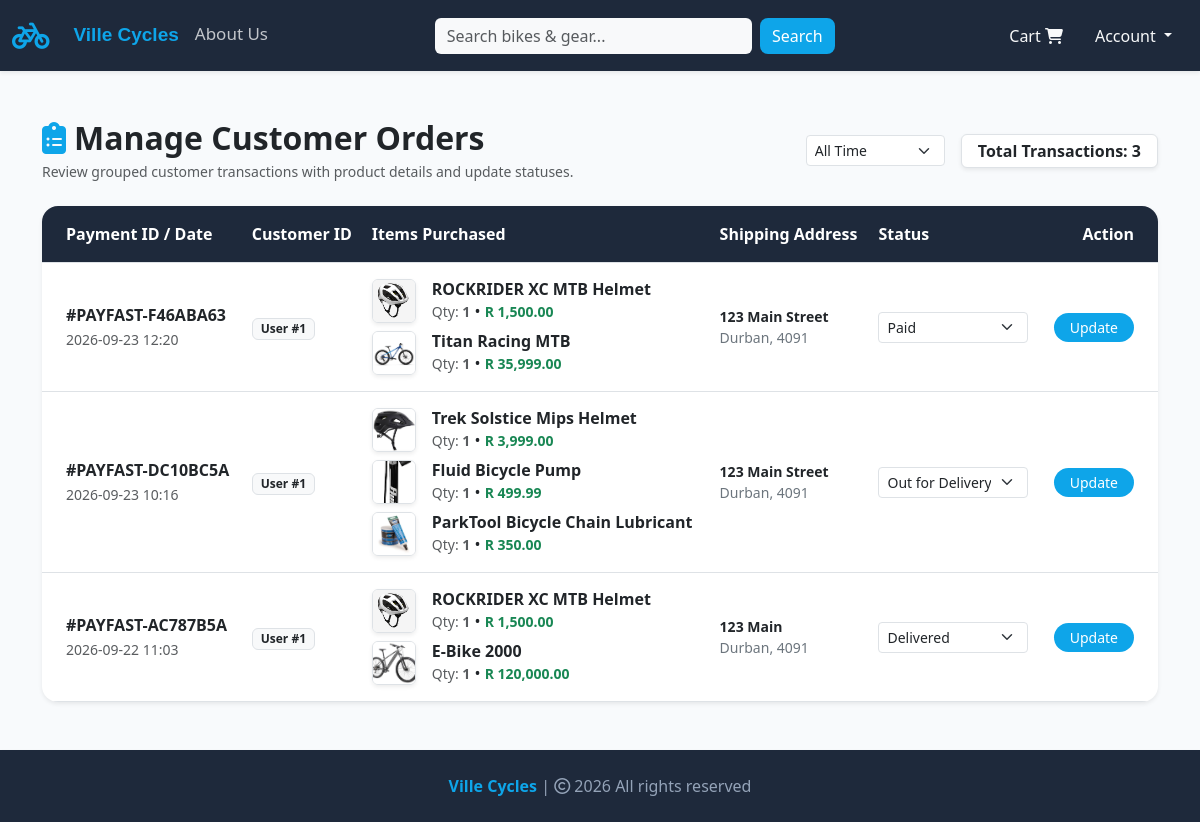
Before: /manage-orders (signed in) with the older database file.
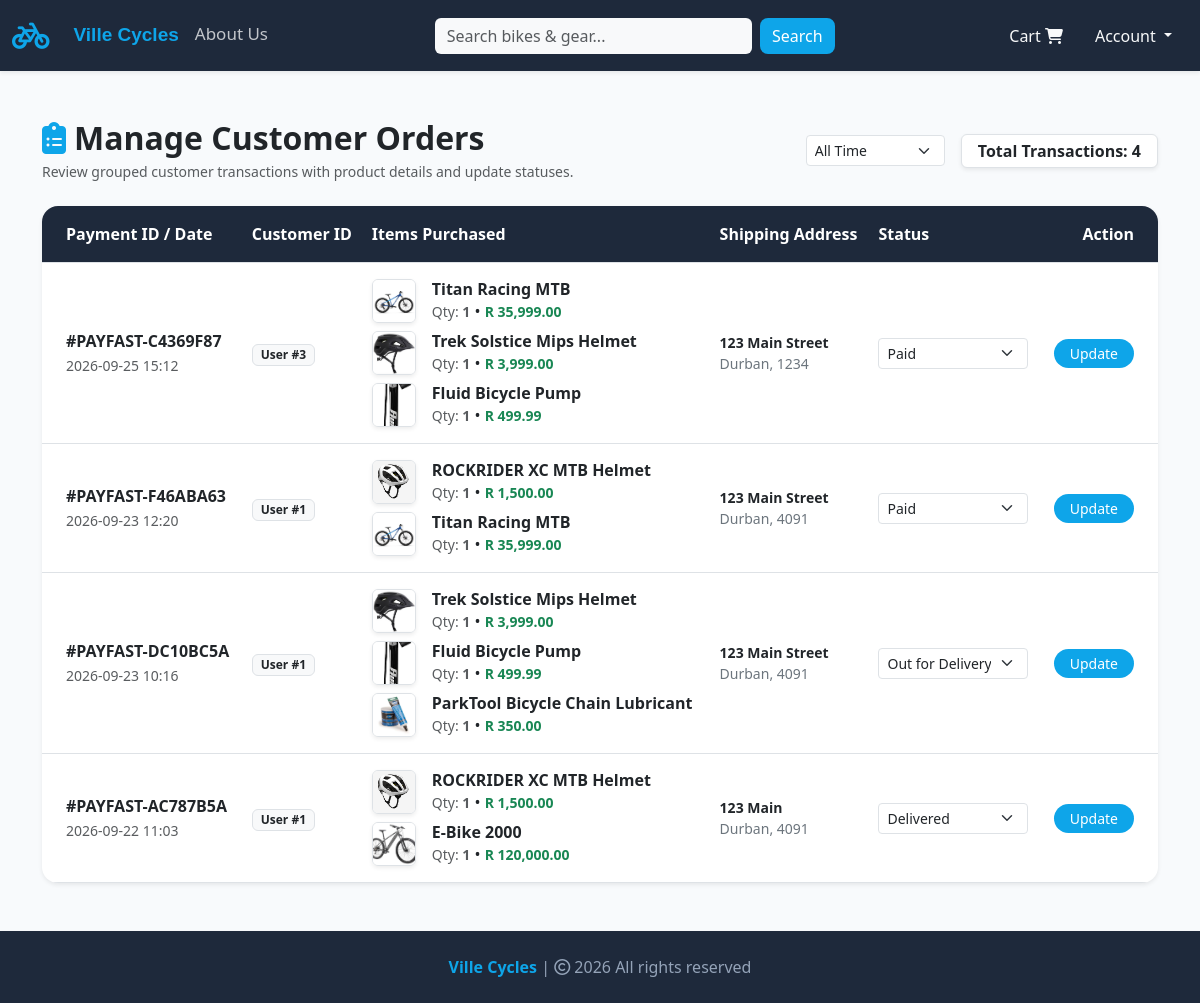
After: the same page with the newer database file.
### website/models.py (models this page shows, shortened)
class Order(db.Model):
    __tablename__ = "orders"
    id = db.Column(db.Integer, primary_key=True)
    quantity = db.Column(db.Integer, nullable=False)
    price = db.Column(db.Float, nullable=False)
    status = db.Column(db.String(100), nullable=False, default="Pending Payment")
    payment_id = db.Column(db.String(1000), nullable=False)
    date_ordered = db.Column(db.DateTime, default=datetime.now)
    address = db.Column(db.String(255), nullable=True)
    city = db.Column(db.String(100), nullable=True)
    postal_code = db.Column(db.String(20), nullable=True)
    card_holder = db.Column(db.String(150), nullable=True)
    card_last_four = db.Column(db.String(4), nullable=True)
    customer_link = db.Column(db.Integer, db.ForeignKey("customers.id"), nullable=False)
    product_link = db.Column(db.Integer, db.ForeignKey("products.id"), nullable=False)

class Product(db.Model):
    __tablename__ = "products"
    id = db.Column(db.Integer, primary_key=True)
    product_name = db.Column(db.String(100), nullable=False)
    current_price = db.Column(db.Float, nullable=False)
    previous_price = db.Column(db.Float, nullable=True)
    description = db.Column(db.Text, nullable=True)
    in_stock = db.Column(db.Integer, nullable=False)
    product_picture = db.Column(db.String(1000), nullable=False)
    flash_sale = db.Column(db.Boolean, default=False)
    date_added = db.Column(db.DateTime, default=datetime.now)
    category_id = db.Column(db.Integer, db.ForeignKey("categories.id"), nullable=True)
    is_active = db.Column(db.Boolean, default=True, nullable=False)
    is_flagship = db.Column(db.Boolean, default=False, nullable=False)
    is_preowned = db.Column(db.Boolean, default=False, nullable=False)
    is_approved = db.Column(
        db.Boolean, default=True, nullable=False
    )
    seller_id = db.Column(db.Integer, db.ForeignKey("customers.id"), nullable=True)
    carts = db.relationship(
        "Cart", backref=db.backref("product", lazy=True), cascade="all, delete-orphan"
    )
    orders = db.relationship("Order", backref=db.backref("product", lazy=True))

### website/admin.py (the view, shortened to what this page needs)
@admin.route("/manage-orders", methods=["GET", "POST"])
@login_required
def manage_orders():
    if current_user.id == 1:
        time_filter = request.args.get("time_filter", "all")
        query = Order.query.options(db.joinedload(Order.product))
        now = datetime.datetime.utcnow()
        if time_filter == "3m":
            query = query.filter(Order.date_ordered >= now - timedelta(days=90))
        elif time_filter == "6m":
            query = query.filter(Order.date_ordered >= now - timedelta(days=180))
        elif time_filter == "1y":
            query = query.filter(Order.date_ordered >= now - timedelta(days=365))
        raw_orders = query.order_by(Order.date_ordered.desc()).all()
        grouped_dict = defaultdict(list)
        for order in raw_orders:
            grouped_dict[order.payment_id].append(order)
        orders_list = list(grouped_dict.values())
        page = request.args.get("page", 1, type=int)
        per_page = 10
        start = (page - 1) * per_page
        end = start + per_page
        paginated_orders = orders_list[start:end]
        class SimplePagination:
            def __init__(self, page, per_page, total):
                self.page = page
                self.per_page = per_page
                self.total = total
                self.pages = (total + per_page - 1) // per_page
                self.has_prev = page > 1
                self.has_next = page < self.pages
                self.prev_num = page - 1
                self.next_num = page + 1
        pagination = SimplePagination(page, per_page, len(orders_list))
        return render_template(
            "manage_orders.html",
            orders=paginated_orders,
            pagination=pagination,
            time_filter=time_filter,
        )
    logger.warning(
        "Unauthorized access attempt to manage orders",
        extra={"user_id": current_user.id},
    )
    return render_template("404.html")

### website/models.py (called while the page is built)
    @property
    def is_admin(self):
        return self.role == "admin"

### website/templates/manage_orders.html (shortened to what this page needs)
{% extends 'base.html' %}
{% block body %}
<div class="container my-5">
    <div class="d-flex flex-wrap align-items-center justify-content-between gap-3 mb-4">
        <div>
            <h2 class="fw-bold text-dark mb-1">
                <i class="fa-solid fa-clipboard-list me-2" style="color: #0EA5E9;"></i>Manage Customer Orders
            </h2>
            <p class="text-muted small mb-0">Review grouped customer transactions with product details and update
                statuses.</p>
        </div>
        <div class="d-flex align-items-center gap-3">
            <form method="GET" action="{{ url_for('admin.manage_orders') }}" class="d-flex align-items-center">
                <select name="time_filter" class="form-select form-select-sm shadow-none bg-white border"
                    onchange="this.form.submit()">
                    <option value="all" {% if time_filter=='all' %}selected{% endif %}>All Time</option>
                </select>
            </form>
            <span class="badge bg-white text-dark border shadow-sm px-3 py-2 fs-6">
                Total Transactions: {{ pagination.total }}
            </span>
        </div>
    </div>
    {% if orders %}
    <div class="card border-0 shadow-sm rounded-4 overflow-hidden bg-white mb-4">
        <div class="table-responsive">
            <table class="table table-hover align-middle mb-0">
                <thead style="background-color: #1E293B; color: white;">
                    <tr>
                        <th class="py-3 ps-4">Payment ID / Date</th>
                        <th class="py-3">Customer ID</th>
                        <th class="py-3">Items Purchased</th>
                        <th class="py-3">Shipping Address</th>
                        <th class="py-3">Status</th>
                        <th class="py-3 pe-4 text-end">Action</th>
                    </tr>
                </thead>
                <tbody>
                    {% for order_group in orders %}
                    {% set first_order = order_group[0] %}
                    <tr>
                        <td class="ps-4">
                            <span class="fw-bold text-dark d-block">#{{ first_order.payment_id }}</span>
                            <span class="small text-muted">
                                {{ first_order.date_ordered.strftime('%Y-%m-%d %H:%M') if first_order.date_ordered else
                                'N/A' }}
                            </span>
                        </td>
                        <td>
                            <span class="badge bg-light text-dark border px-2 py-1">User #{{ first_order.customer_link
                                }}</span>
                        </td>
                        <td style="min-width: 280px;">
                            <div class="d-flex flex-column gap-2 py-2">
                                {% for item in order_group %}
                                <div class="d-flex align-items-center gap-3">
                                    <img src="{{ url_for('admin.get_image', filename=item.product.product_picture.replace('media/', '')) if item.product and item.product.product_picture else url_for('admin.get_image', filename='default.jpg') }}"
                                        alt="Product" class="rounded border shadow-sm"
                                        style="width: 44px; height: 44px; object-fit: cover; flex-shrink: 0;">
                                    <div class="flex-grow-1">
                                        <h6 class="mb-0 fw-semibold text-dark fs-6">
                                            {{ item.product.product_name if item.product else 'Product #' ~
                                            item.product_link }}
                                        </h6>
                                        <span class="text-muted small">Qty: <strong>{{ item.quantity }}</strong></span>
                                        &bull;
                                        <span class="text-success small fw-bold">R {{ "{:,.2f}".format(item.price)
                                            }}</span>
                                    </div>
                                </div>
                                {% endfor %}
                            </div>
                        </td>
                        <td class="small text-secondary" style="max-width: 200px;">
                            <div class="fw-semibold text-dark">{{ first_order.address }}</div>
                            <div>{{ first_order.city }}, {{ first_order.postal_code }}</div>
                        </td>
                        <td>
                            <form action="{{ url_for('admin.manage_orders') }}" method="POST"
                                class="d-flex align-items-center gap-2 m-0">
                                <select name="status" class="form-select form-select-sm shadow-none"
                                    style="width: 150px;">
                                    <option value="Paid" {% if first_order.status=='Paid' %}selected{% endif %}>Paid
                                    </option>
                                    <option value="Out for Delivery" {% if first_order.status=='Out for Delivery'
                                        %}selected{% endif %}>Out for Delivery</option>
                                    <option value="Delivered" {% if first_order.status=='Delivered' %}selected{% endif
                                        %}>Delivered</option>
                                </select>
                        </td>
                        <td class="pe-4 text-end">
                            <button type="submit" class="btn btn-sm text-white rounded-pill px-3 shadow-none border-0"
                                style="background-color: #0EA5E9;">
                                Update
                            </button>
                        </td>
                    </tr>
                    {% endfor %}
                </tbody>
            </table>
        </div>
    </div>
    {% endif %}
</div>
{% endblock %}

### website/templates/base.html (shortened to what this page needs)
<!DOCTYPE html>
<html lang="en">
<head>
    <link rel="stylesheet"
        href="https://cdnjs.cloudflare.com/ajax/libs/bootstrap-icons/1.13.1/font/bootstrap-icons.min.css"
>
    <link rel="stylesheet" href="https://cdnjs.cloudflare.com/ajax/libs/font-awesome/6.4.0/css/all.min.css">
    <link rel="stylesheet" href="{{ url_for('static', filename='css/all.min.css') }}">
    <link rel="stylesheet" href="{{ url_for('static', filename='css/bootstrap.min.css') }}">
    <link rel="stylesheet" href="{{ url_for('static', filename='css/style.css') }}">
</head>
<body style="background-color: #F8FAFC; color: #0F172A; overflow-x: hidden;">
    <nav class="navbar navbar-expand-lg navbar-dark shadow-sm" style="background-color: #1E293B;">
        <div class="container-fluid">
            <a class="navbar-brand" href="/" style="color: #0EA5E9; font-size: 30px;">
                <i class="fa-solid fa-bicycle"></i>
            </a>
            <div class="collapse navbar-collapse" id="navbarSupportedContent">
                <ul class="navbar-nav me-auto mb-2 mb-lg-0">
                    <li class="nav-item">
                        <a class="nav-link active" aria-current="page" href="/"
                            style="font-family: sans-serif; font-weight: 600; font-size: 19px; color: #0EA5E9;">Ville
                            Cycles</a>
                    </li>
                    <li class="nav-item">
                        <a class="nav-link text-light opacity-75" href="{{ url_for('views.about') }}"
                            style="font-size: 17px;">About Us</a>
                    </li>
                </ul>
                <form class="d-flex mx-auto my-2 my-lg-0" role="search" action="/search" method="POST"
                    style="max-width: 400px; width: 100%;">
                    <input class="form-control me-2 bg-light border-0" name="search" type="search"
                        placeholder="Search bikes & gear..." aria-label="Search">
                    <button class="btn" type="submit"
                        style="background-color: #0EA5E9; color: white; border: none;">Search</button>
                </form>
                <ul class="navbar-nav ms-auto mb-2 mb-lg-0 align-items-lg-center">
                    <li class="nav-item mx-2" id="items">
                        {% if cart | length < 1 %} <a class="nav-link text-light" href="/cart">
                             Cart
                            <i class="fa-solid fa-cart-shopping"></i>
                            </a>
                            {% else %}
                            <a class="nav-link text-light" href="/cart">
                                <span class="badge bg-success"></span> Cart
                                <i class="bi bi-{{ cart | length }}-square-fill" style="color: #0EA5E9;"></i>
                            </a>
                            {% endif %}
                    </li>
                    <li class="nav-item dropdown mx-2">
                        <a class="nav-link dropdown-toggle text-light" href="#" role="button" id="profileDropdown"
                            data-bs-toggle="dropdown" aria-expanded="false">
                            {% if current_user.is_authenticated and current_user.customer_profile %}
                            {{ current_user.customer_profile.first_name }}
                            {% else %}
                            Account
                            {% endif %}
                        </a>
                    </li>
                </ul>
            </div>
        </div>
    </nav>
    <main class="container-fluid px-0">
        {% block body %}
        {% endblock %}
    </main>
    <footer class="container-fluid text-center p-4 mt-5 shadow-sm" style="background-color: #1E293B; color: #94A3B8;">
        <a href="/" style="color: #0EA5E9; text-decoration: none; font-weight: 600;">Ville Cycles</a> | <span>
            <i class="fa-sharp fa-regular fa-copyright"></i></span> 2026 All rights reserved
    </footer>
</body>
</html>

### website/static/css/style.css (style rules this page uses)
.d-flex .btn { background: orange; border: 2px solid orange; border-radius: 8px; color: #fff; }

Changed rows visible on the page:
added Order: payment_id "PAYFAST-C4369F87", date_ordered "2026-09-25 15:12", customer_link "3", product_picture (picture), product "Titan Racing MTB", quantity "1", price "35,999.00", address "123 Main Street", city "Durban", postal_code "1234", status "Paid"
added Order: product_picture (picture), product "Trek Solstice Mips Helmet", quantity "1", price "3,999.00", shown under "PAYFAST-C4369F87"
added Order: product_picture (picture), product "Fluid Bicycle Pump", quantity "1", price "499.99", shown under "PAYFAST-C4369F87"
Other visible differences:
{{ pagination.total }}: "3" → "4"
